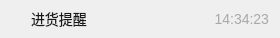
<?xml version="1.0" encoding="UTF-8"?>
<ui version="4.0">
 <class>InventoryRemindItemWgt</class>
 <widget class="QWidget" name="InventoryRemindItemWgt">
  <property name="geometry">
   <rect>
    <x>0</x>
    <y>0</y>
    <width>280</width>
    <height>38</height>
   </rect>
  </property>
  <property name="windowTitle">
   <string>InventoryRemindItemWgt</string>
  </property>
  <property name="styleSheet">
   <string notr="true">QLabel{
font-family:&quot;微软雅黑&quot;;
font-size:14px;
}
#lbl_name{
color:rgba(0,0,0,0.9);
}
#lbl_time{
color:rgba(0,0,0,0.3);
}</string>
  </property>
  <layout class="QHBoxLayout" name="horizontalLayout">
   <property name="topMargin">
    <number>0</number>
   </property>
   <property name="bottomMargin">
    <number>0</number>
   </property>
   <item>
    <widget class="QLabel" name="lbl_logo">
     <property name="minimumSize">
      <size>
       <width>14</width>
       <height>14</height>
      </size>
     </property>
     <property name="maximumSize">
      <size>
       <width>14</width>
       <height>14</height>
      </size>
     </property>
     <property name="text">
      <string/>
     </property>
    </widget>
   </item>
   <item>
    <widget class="QLabel" name="lbl_name">
     <property name="text">
      <string>进货提醒</string>
     </property>
    </widget>
   </item>
   <item>
    <widget class="QLabel" name="lbl_time">
     <property name="text">
      <string>14:34:23</string>
     </property>
     <property name="alignment">
      <set>Qt::AlignRight|Qt::AlignTrailing|Qt::AlignVCenter</set>
     </property>
    </widget>
   </item>
  </layout>
 </widget>
 <layoutdefault spacing="6" margin="11"/>
 <resources/>
 <connections/>
</ui>
